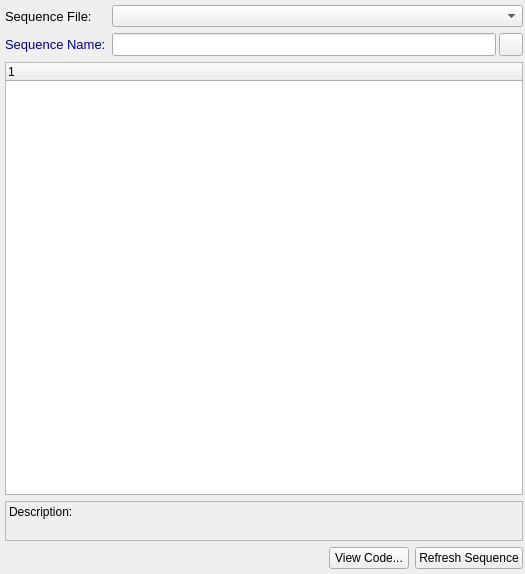
<?xml version="1.0" encoding="UTF-8"?>
<ui version="4.0">
 <class>SDSPWizard</class>
 <widget class="QWidget" name="SDSPWizard">
  <property name="geometry">
   <rect>
    <x>0</x>
    <y>0</y>
    <width>525</width>
    <height>574</height>
   </rect>
  </property>
  <property name="windowTitle">
   <string>Form</string>
  </property>
  <layout class="QGridLayout" name="gridLayout">
   <property name="leftMargin">
    <number>5</number>
   </property>
   <property name="topMargin">
    <number>5</number>
   </property>
   <property name="rightMargin">
    <number>2</number>
   </property>
   <property name="bottomMargin">
    <number>5</number>
   </property>
   <item row="0" column="0">
    <widget class="QLabel" name="lblSeqFile">
     <property name="font">
      <font>
       <pointsize>10</pointsize>
      </font>
     </property>
     <property name="text">
      <string>&lt;font color=darkblue&gt;Sequence File:&lt;/font&gt;</string>
     </property>
    </widget>
   </item>
   <item row="0" column="1">
    <layout class="QHBoxLayout" name="horizontalLayout_2">
     <property name="spacing">
      <number>3</number>
     </property>
     <item>
      <widget class="QComboBox" name="cboxSequences">
       <property name="sizePolicy">
        <sizepolicy hsizetype="MinimumExpanding" vsizetype="Fixed">
         <horstretch>0</horstretch>
         <verstretch>0</verstretch>
        </sizepolicy>
       </property>
       <property name="minimumSize">
        <size>
         <width>0</width>
         <height>0</height>
        </size>
       </property>
       <property name="layoutDirection">
        <enum>Qt::LeftToRight</enum>
       </property>
       <property name="sizeAdjustPolicy">
        <enum>QComboBox::AdjustToMinimumContentsLength</enum>
       </property>
      </widget>
     </item>
    </layout>
   </item>
   <item row="1" column="0">
    <widget class="QLabel" name="lblSeqName">
     <property name="font">
      <font>
       <pointsize>10</pointsize>
      </font>
     </property>
     <property name="text">
      <string>&lt;font color=darkblue&gt;Sequence Name:&lt;/font&gt;</string>
     </property>
    </widget>
   </item>
   <item row="1" column="1">
    <layout class="QHBoxLayout" name="horizontalLayout_3">
     <property name="spacing">
      <number>3</number>
     </property>
     <item>
      <widget class="QLineEdit" name="ledSeqName">
       <property name="minimumSize">
        <size>
         <width>0</width>
         <height>0</height>
        </size>
       </property>
       <property name="font">
        <font>
         <pointsize>10</pointsize>
        </font>
       </property>
       <property name="alignment">
        <set>Qt::AlignLeading|Qt::AlignLeft|Qt::AlignVCenter</set>
       </property>
       <property name="readOnly">
        <bool>true</bool>
       </property>
      </widget>
     </item>
     <item>
      <widget class="QToolButton" name="tbtInfo">
       <property name="text">
        <string/>
       </property>
      </widget>
     </item>
    </layout>
   </item>
   <item row="2" column="0" colspan="2">
    <widget class="QTreeWidget" name="treeWidget">
     <column>
      <property name="text">
       <string notr="true">1</string>
      </property>
     </column>
    </widget>
   </item>
   <item row="3" column="0" colspan="2">
    <widget class="QLabel" name="lblDescription">
     <property name="minimumSize">
      <size>
       <width>0</width>
       <height>40</height>
      </size>
     </property>
     <property name="frameShape">
      <enum>QFrame::StyledPanel</enum>
     </property>
     <property name="frameShadow">
      <enum>QFrame::Plain</enum>
     </property>
     <property name="text">
      <string>Description:</string>
     </property>
     <property name="alignment">
      <set>Qt::AlignLeading|Qt::AlignLeft|Qt::AlignTop</set>
     </property>
     <property name="wordWrap">
      <bool>true</bool>
     </property>
     <property name="textInteractionFlags">
      <set>Qt::LinksAccessibleByMouse|Qt::TextSelectableByKeyboard|Qt::TextSelectableByMouse</set>
     </property>
    </widget>
   </item>
   <item row="4" column="0" colspan="2">
    <layout class="QHBoxLayout" name="horizontalLayout">
     <item>
      <spacer name="horizontalSpacer">
       <property name="orientation">
        <enum>Qt::Horizontal</enum>
       </property>
       <property name="sizeHint" stdset="0">
        <size>
         <width>40</width>
         <height>20</height>
        </size>
       </property>
      </spacer>
     </item>
     <item>
      <widget class="QPushButton" name="pbtViewCode">
       <property name="text">
        <string>View Code...</string>
       </property>
      </widget>
     </item>
     <item>
      <widget class="QPushButton" name="pbtRefresh">
       <property name="text">
        <string>Refresh Sequence</string>
       </property>
      </widget>
     </item>
    </layout>
   </item>
  </layout>
 </widget>
 <resources/>
 <connections/>
</ui>
